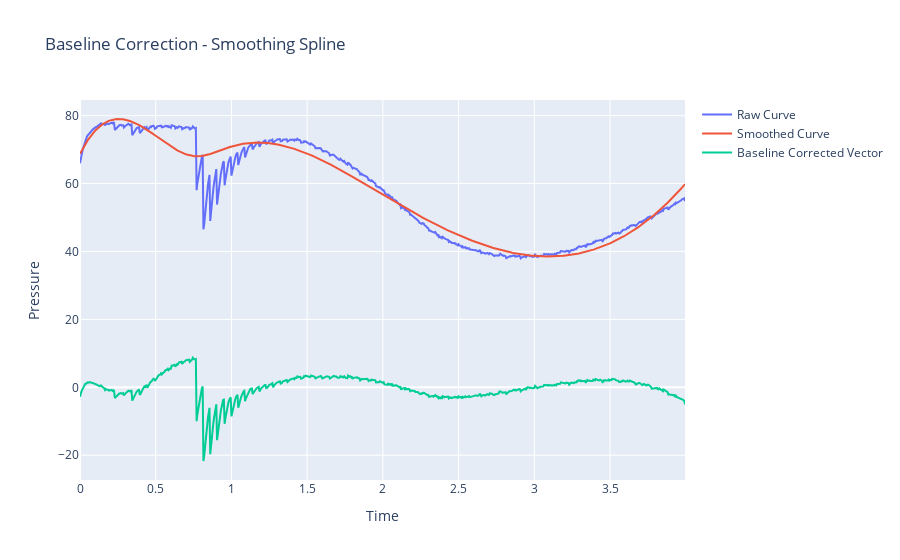

Notebook source saved alongside this figure:
### Code cell
"""
8. Smoothing Spline Baseline Correction
- fit a smoothing spline to the original signal, allowing some deviation from the data to obtain a smooth baseline
"""
from scipy.interpolate import UnivariateSpline

# Choose a smoothing factor s (higher s = smoother baseline)
smoothing_factor = 1e4  # You may need to tune this value
spline = UnivariateSpline(time, pressure_vector, s=smoothing_factor)
baseline = spline(time)

baseline_corrected_vector = pressure_vector - baseline

fig = go.Figure()
fig.add_trace(go.Scatter(x=time, y=pressure_vector, mode='lines', name='Raw Curve'))
fig.add_trace(go.Scatter(x=time, y=baseline, mode='lines', name='Smoothed Curve'))
fig.add_trace(go.Scatter(x=time, y=baseline_corrected_vector, mode='lines', name='Baseline Corrected Vector'))
fig.update_layout(title='Baseline Correction - Smoothing Spline', xaxis_title='Time', yaxis_title='Pressure')
fig.show()
fig.write_image("dev/figures/fig_baseline_correction_smoothing_spline.png", width=1100, height=350, scale=3)

### Figure 1 — Plotly figure (JSON) as saved in the notebook; plotly's stock layout.template omitted (floating-point values rounded to 4 significant figures; data arrays with more than 128 entries replaced by an {"elided": "..."} marker saying what was removed)
{"data": [{"mode": "lines", "name": "Raw Curve", "type": "scatter", "x": {"elided": "800 float values"}, "y": {"elided": "800 float values"}}, {"mode": "lines", "name": "Smoothed Curve", "type": "scatter", "x": {"elided": "800 float values"}, "y": {"elided": "800 float values"}}, {"mode": "lines", "name": "Baseline Corrected Vector", "type": "scatter", "x": {"elided": "800 float values"}, "y": {"elided": "800 float values"}}], "layout": {"title": {"text": "Baseline Correction - Smoothing Spline"}, "xaxis": {"title": {"text": "Time"}}, "yaxis": {"title": {"text": "Pressure"}}}}
